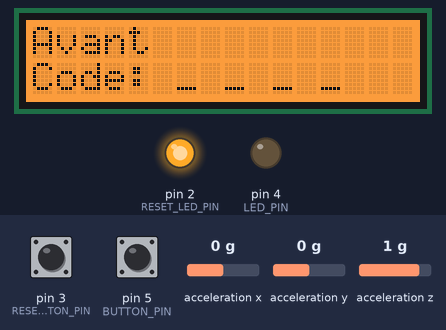
This sketch was run on a simulated Arduino Uno, built with avr-gcc and run on an emulated ATmega328P. Shown: 16×2 character LCD, output pins drawn as LEDs (lit = HIGH). Dashed ring = blinking. The test bench sets the inputs (shaded band); at power-on: pin 5 (BUTTON_PIN) HIGH, pin 3 (RESET_BUTTON_PIN) HIGH, acceleration y 0 g, acceleration x 0 g, acceleration z 1 g. What the sketch prints to the serial monitor is not drawn.

Above: at 1.2 s.
1.3 s: pin 5 (BUTTON_PIN) pulled LOW for 0.2 s
At 2.4 s:
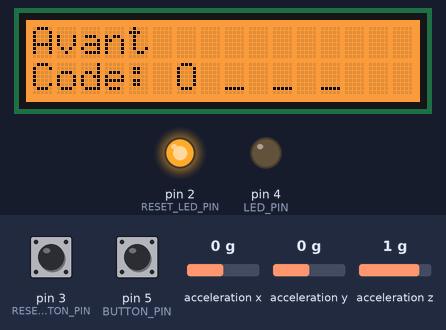
3.1 s: pin 3 (RESET_BUTTON_PIN) pulled LOW for 1 s
At 3.5 s:
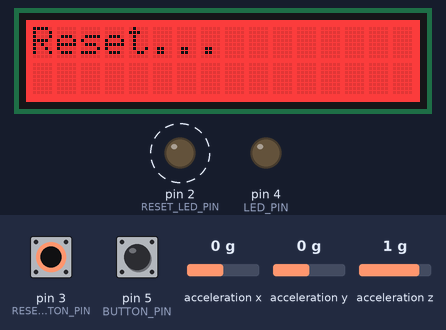
5.9 s: acceleration y set to -1.4 g
At 7.1 s:
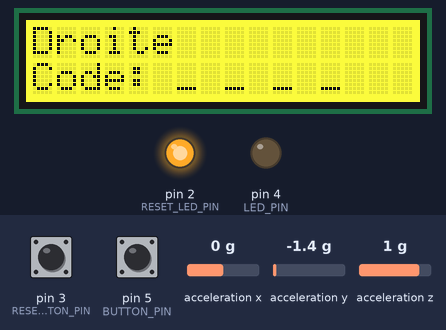
8.9 s: acceleration y set to 1.4 g
At 10.0 s:
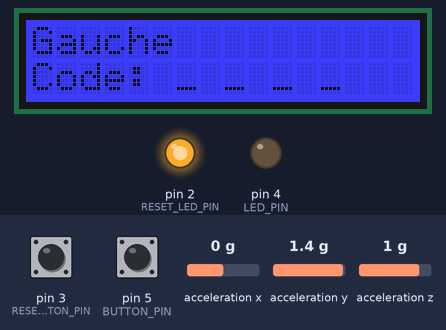
10.5 s: pin 5 (BUTTON_PIN) pulled LOW for 1 s
At 11.5 s:
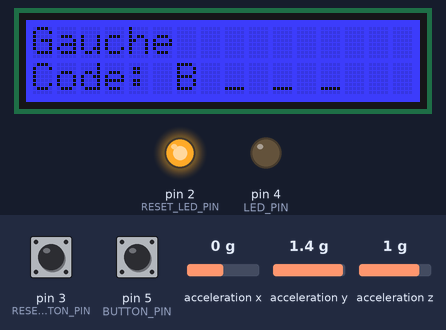
13.0 s: pin 5 (BUTTON_PIN) pulled LOW for 0.2 s
At 14.1 s:
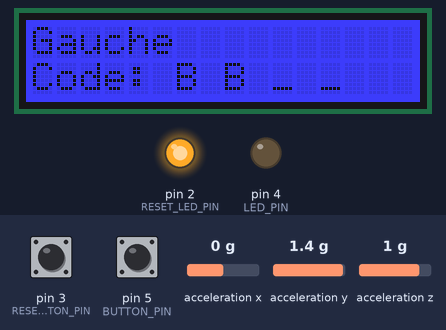
Timing chart, 0 to 15.9 s (numbered marks = the images above; inputs shaded):
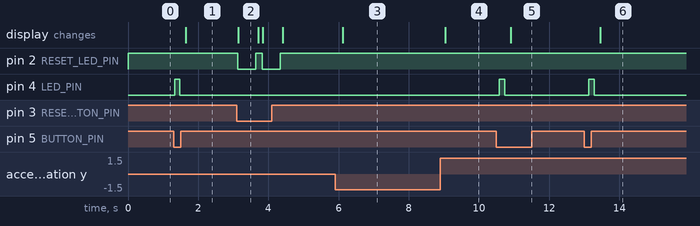

Measured:
- after the input at 1.3 s, pin 4 (LED_PIN): LOW → HIGH at once, → LOW 0.15 s later; the display: changes after 0.35 s (image 1)
- after the input at 3.1 s, pin 2 (RESET_LED_PIN): alternates HIGH for 0.19 s and LOW for 0.51 s, 4 changes in all, then stays HIGH, starting at once; the display: changes at once (image 2)
- after the input at 5.9 s, the display: changes after 0.22 s (image 3)
- after the input at 8.9 s, the display: changes after 0.13 s (image 4)
- after the input at 10.5 s, pin 4 (LED_PIN): LOW → HIGH after 0.08 s, → LOW 0.15 s later; the display: changes after 0.40 s (image 5)
- after the input at 13.0 s, pin 4 (LED_PIN): LOW → HIGH after 0.13 s, → LOW 0.15 s later; the display: changes after 0.46 s (image 6)
- what the display in image 2 shows lasts 0.6 s, from 3.1 s to 3.7 s

The sketch:

sketch_mar2a.ino
```cpp
#include <Wire.h>
#include "rgb_lcd.h"
#include "LSM6DS3.h"

rgb_lcd lcd;
LSM6DS3 myIMU(I2C_MODE, 0x6A);

const int LED_PIN = 4;
const int BUTTON_PIN = 5;
const int RESET_LED_PIN = 2;
const int RESET_BUTTON_PIN = 3;

const char* unlockedMessage = "";
int scrollPos = 0;
unsigned long lastScrollTime = 0;
const int SCROLL_INTERVAL = 300;

struct Secret {
  int code[4];
  const char* message;
};

Secret secrets[] = {
  { { 1, 1, 1, 1 }, "    Magic 6 Cube" },
  { { 1, 3, 5, 2 }, "    Les cles encore utilisables contiennent toutes la lettre B" },
  { { 5, 6, 1, 3 }, "    La cle 3 commence par V" },
  { { 4, 6, 2, 3 }, "    La cle 1 commence par une lettre plus proche de A que celle de la cle 2" },
  { { 5, 4, 1, 6 }, "    Une seule cle commence par une voyelle" },
  { { 2, 3, 4, 1 }, "    Les cles valides ne commencent jamais par B" },
  { { 3, 2, 3, 5 }, "    Une cle valide ne commence jamais par R" },
};
const int NUM_SECRETS = sizeof(secrets) / sizeof(secrets[0]);

const int CODE_LENGTH = 4;
int enteredCode[4];
int indexCode = 0;
bool unlocked = false;
int lastButtonState = HIGH;

const int couleurs[6][3] = {
  { 0, 255, 0 },    // Plat
  { 255, 0, 0 },    // Retourne
  { 0, 0, 255 },    // Gauche
  { 255, 255, 0 },  // Droite
  { 255, 128, 0 },  // Avant
  { 128, 0, 255 }   // Arriere
};

const char* labels[6] = { "Plat", "Retourne", "Gauche", "Droite", "Avant", "Arriere" };
const char letters[6] = { 'V', 'R', 'B', 'J', 'O', 'M' };

int getOrientation(float ax, float ay, float az) {
  float absX = abs(ax);
  float absY = abs(ay);
  float absZ = abs(az);

  int orientation;

  if (absZ > absX && absZ > absY)
    orientation = az > 0 ? 1 : 2;

  else if (absX > absY && absX > absZ)
    orientation = ax > 0 ? 5 : 6;

  else
    orientation = ay > 0 ? 4 : 3;

  switch (orientation) {
    case 1: return 5;  // Plat -> Avant
    case 5: return 1;  // Avant -> Plat
    case 4: return 3;  // Droite -> Gauche
    case 3: return 4;  // Gauche -> Droite
    case 2: return 6;  // Retourne -> Arriere
    case 6: return 2;  // Arriere -> Retourne
  }

  return orientation;
}

void resetCode() {
  indexCode = 0;
  unlocked = false;

  lcd.setRGB(255, 165, 0);
  lcd.clear();
  lcd.print("Entrez le code");
}

void showEnteredLetters() {

  lcd.setCursor(0, 1);
  lcd.print("                ");  // efface la ligne

  lcd.setCursor(0, 1);
  lcd.print("Code: ");

  for (int i = 0; i < indexCode; i++) {
    int idx = enteredCode[i] - 1;
    lcd.print(letters[idx]);
    lcd.print(" ");
  }

  for (int i = indexCode; i < CODE_LENGTH; i++) {
    lcd.print("_ ");
  }
}

void scrollMessage() {
  if (!unlockedMessage || strlen(unlockedMessage) == 0) return;

  int len = strlen(unlockedMessage);
  if (len == 0) return;

  if (millis() - lastScrollTime >= SCROLL_INTERVAL) {
    lastScrollTime = millis();

    char buffer[17];

    // Ligne 1 : caractères 0 à 15
    for (int i = 0; i < 16; i++) {
      buffer[i] = unlockedMessage[(scrollPos + i) % len];
    }
    buffer[16] = '\0';
    lcd.setCursor(0, 0);
    lcd.print(buffer);

    // Ligne 2 : caractères 16 à 31 (suite du texte)
    for (int i = 0; i < 16; i++) {
      buffer[i] = unlockedMessage[(scrollPos + 16 + i) % len];
    }
    buffer[16] = '\0';
    lcd.setCursor(0, 1);
    lcd.print(buffer);

    scrollPos = (scrollPos + 1) % len;
  }
}

void setup() {
  Serial.begin(115200);

  pinMode(LED_PIN, OUTPUT);
  pinMode(BUTTON_PIN, INPUT_PULLUP);

  pinMode(RESET_LED_PIN, OUTPUT);
  digitalWrite(RESET_LED_PIN, HIGH);
  pinMode(RESET_BUTTON_PIN, INPUT_PULLUP);

  lcd.begin(16, 2);

  if (myIMU.begin() != 0) {
    lcd.print("IMU ERROR");
    while (1)
      ;
  }

  resetCode();
}

void loop() {
  int resetState = digitalRead(RESET_BUTTON_PIN);

  if (resetState == LOW) {
    Serial.println("RESET MANUEL");

    digitalWrite(RESET_LED_PIN, LOW);

    lcd.setRGB(255, 0, 0);
    lcd.clear();
    lcd.print("Reset...");

    delay(500);

    digitalWrite(RESET_LED_PIN, HIGH);
    resetCode();
  }

  if (unlocked) {
    scrollMessage();
    return;
  }

  float ax = myIMU.readFloatAccelX();
  float ay = myIMU.readFloatAccelY();
  float az = myIMU.readFloatAccelZ();

  int orientation = getOrientation(ax, ay, az);
  int idx = orientation - 1;

  lcd.setRGB(couleurs[idx][0], couleurs[idx][1], couleurs[idx][2]);
  lcd.setCursor(0, 0);
  lcd.print(labels[idx]);
  lcd.print("                 ");

  showEnteredLetters();

  int buttonState = digitalRead(BUTTON_PIN);

  if (buttonState == LOW && lastButtonState == HIGH) {
    Serial.println("Bouton presse");

    enteredCode[indexCode] = orientation;
    indexCode++;

    digitalWrite(LED_PIN, HIGH);
    delay(150);
    digitalWrite(LED_PIN, LOW);

    if (indexCode == CODE_LENGTH) {
      Serial.println("Verification code...");

      bool found = false;
      for (int s = 0; s < NUM_SECRETS; s++) {
        bool match = true;
        for (int i = 0; i < CODE_LENGTH; i++) {
          if (enteredCode[i] != secrets[s].code[i]) {
            match = false;
            break;
          }
        }

        if (match) {
          found = true;
          unlocked = true;

          lcd.setRGB(0, 255, 0);
          lcd.clear();

          unlockedMessage = secrets[s].message;
          scrollPos = 0;

          Serial.print("Code v*lide : ");
          Serial.println(secrets[s].message);
          break;
        }
      }

      if (!found) {
        lcd.setRGB(255, 0, 0);
        lcd.clear();
        lcd.print("Mauvais code");
        Serial.println("Code incorrect");
        delay(2000);
        resetCode();
      }
    }
  }

  lastButtonState = buttonState;
  delay(120);
}
```
